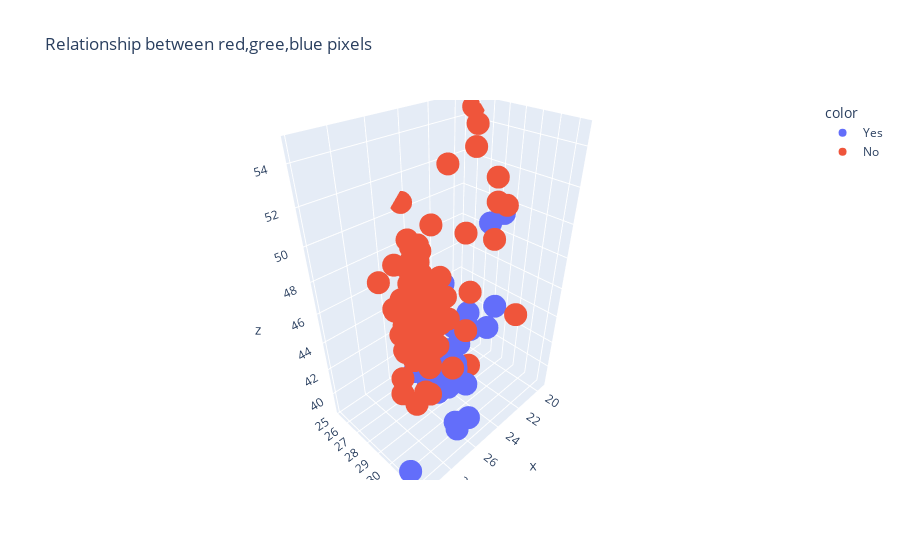

This figure's notebook cell:
### Code cell
fig=px.scatter_3d(x=df["%Blue pixel"],y=df["%Green pixel"],z=df["%Red Pixel"],color=df["Anaemic"],title="Relationship between red,gree,blue pixels")
fig.show()
